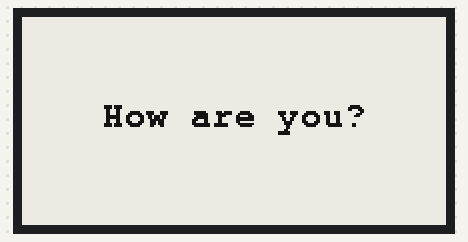
Recording of a sketch running on a simulated Arduino Uno, built for the host (arithmetic inside an expression is 32-bit, double 64-bit). Shown: 212×104 one-colour display.

Above: at 2.3 s.

The sketch:

sketch.ino
```cpp
#include <GxEPD2_BW.h>
#include <GxEPD2_3C.h>
#include <Fonts/FreeMonoBold9pt7b.h>

GxEPD2_BW<GxEPD2_213_M21, GxEPD2_213_M21::HEIGHT> display(GxEPD2_213_M21(/*CS=15*/ SS, /*DC=4*/ 4, /*RST=5*/ 5, /*BUSY=16*/ 16)); // GDEW0213M21

void setup()
{
  display.init(115200);
  helloWorld();
  display.hibernate();
}

const char HelloWorld[] = "How are you?";

void helloWorld()
{
  display.setRotation(1);
  display.setFont(&FreeMonoBold9pt7b);
  display.setTextColor(GxEPD_BLACK);
  int16_t tbx, tby; uint16_t tbw, tbh;
  display.getTextBounds(HelloWorld, 0, 0, &tbx, &tby, &tbw, &tbh);
  // center the bounding box by transposition of the origin:
  uint16_t x = ((display.width() - tbw) / 2) - tbx;
  uint16_t y = ((display.height() - tbh) / 2) - tby;
  display.setFullWindow();
  display.firstPage();
  do
  {
    display.fillScreen(GxEPD_WHITE);
    display.setCursor(x, y);
    display.print(HelloWorld);
  }
  while (display.nextPage());
}

void loop() {};
```
